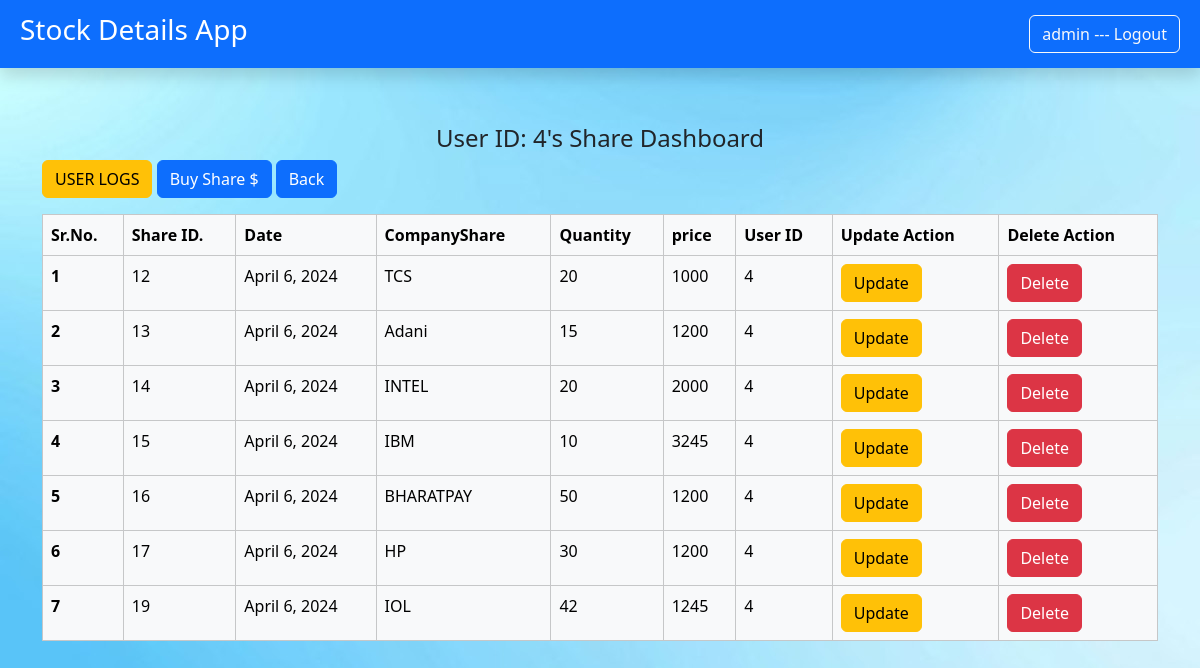
Screenshot of /shareslist/4 (signed in) with the database file from the repository.
### sharesapp/models.py (models this page shows)
class UserShareDetails(models.Model):
    s_id=models.BigAutoField(auto_created=True,primary_key=True)
    date=models.DateField(auto_now=True)
    companyshare=models.CharField(max_length=50)
    quantity=models.IntegerField()
    price=models.BigIntegerField()
    user_id=models.ForeignKey(User,related_name='UserShare',on_delete=models.CASCADE)

### sharesapp/views.py (the view, shortened to what this page needs)
# urls.py: path('shareslist/<int:id>',views.shareslist ,name="SHARE_LIST"),
@login_required(login_url="LOG_IN")
def shareslist(request,id=None,s_id=None):
    userdata =UserShareDetails.objects.all().filter(user_id_id=id)
    return render(request,'sharesapp/shares_list.html',{'data':userdata,'id':id})

### sharesapp/templates/sharesapp/shares_list.html (shortened to what this page needs)
{% extends "base.html" %}
{% block content %}
<div class="container mt-2">
    <div class="row">
        <div class="col-md-12 mx-auto">
          <ul class="nav justify-content-center mt-2">
            <li class="nav-item">
               <h4> User ID: {{id}}'s Share Dashboard</h4>
            </li>
          </ul>
        </div>
    </div>
    <div class="row">
      <div class="col-md-12 mx-auto">
        <body>
            <a button type="button" class="btn btn-warning" href="{% url 'USER_LOGS' id %}">USER LOGS </a>
             <button type="button" class="btn btn-primary" data-bs-toggle="modal" data-bs-target="#staticBackdrop">
              Buy Share $
            </button>
          <a class="btn btn-primary" href= "{% url 'USER_LIST'  %}" >Back</a>
            <table class="table table-bordered border-primary mt-3">
                <thead>
                    <tr class="table-light">
                    <th scope="col">Sr.No.</th>
                    <th scope="col">Share ID.</th>
                    <th scope="col">Date</th>
                    <th scope="col">CompanyShare</th>
                    <th scope="col">Quantity</th>
                    <th scope="col">price</th>
                    <th scope="col">User ID</th>
                    <th scope="col ">Update Action</th>
                    <th scope="col ">Delete Action</th>
                    </tr>
                </thead>
                <tbody>
                    {% for record in data %}
                    <tr class="table-light">
                        <th scope="row">{{forloop.counter}}</th>
                        <td>{{ record.s_id }}</td>
                        <td>{{ record.date }}</td>
                        <td>{{ record.companyshare }}</td>
                        <td>{{ record.quantity }}</td>
                        <td>{{ record.price }}</td>
                        <td>{{ record.user_id_id }}</td>
                        <td><a class="btn btn-warning " href= "{% url 'EDIT_SHARE' record.user_id_id record.s_id  %} " >Update </a></td>
                        <td><a class="btn btn-danger" href= "{% url 'DEL_SHARE' record.user_id_id record.s_id  %} " >Delete </a></td>
                    </tr>
                    {% endfor %}
                </tbody>
            </table>
       </div>
     </div>
</div>
{% endblock content %}

### sharesapp/templates/sharesapp/base.html (shortened to what this page needs)
<!doctype html>
{% load static %}
<html lang="en">
  <head>
    <link href="https://cdn.jsdelivr.net/npm/bootstrap@5.3.2/dist/css/bootstrap.min.css" rel="stylesheet">
  </head>
  <body background="{% static 'images\bg7.jpg' %}" background-repeat: repeat;>
    <nav class="navbar navbar-dark bg-primary shadow p-2 mb-5" style="background-color: #e3f2fd;">
      <div class="container-fluid  ">
        <a class="navbar-brand "><h3> Stock Details App</h3></a>
        <form class="d-flex" role="search">
         {% if request.user.is_authenticated %}
         <a href="{% url "LOG_OUT" %}" class="btn btn-outline-light align-content-lg-end ms-2"> {{ request.user}} --- Logout</a>
         {% else %}
            <a href="{% url "LOG_IN" %}" class="btn btn-outline-light align-content-lg-end ms-2">Log-in</a>
         {% endif %}
        </form>
      </div>
    </nav>
    {% block content %} {% endblock content %}
  </body>
</html>

### rows the page displays
UserShareDetails: s_id "12", date "April 6, 2024", companyshare "TCS", quantity "20", price "1000", user_id_id "4"
UserShareDetails: s_id "13", date "April 6, 2024", companyshare "Adani", quantity "15", price "1200", user_id_id "4"
UserShareDetails: s_id "14", date "April 6, 2024", companyshare "INTEL", quantity "20", price "2000", user_id_id "4"
UserShareDetails: s_id "15", date "April 6, 2024", companyshare "IBM", quantity "10", price "3245", user_id_id "4"
UserShareDetails: s_id "16", date "April 6, 2024", companyshare "BHARATPAY", quantity "50", price "1200", user_id_id "4"
UserShareDetails: s_id "17", date "April 6, 2024", companyshare "HP", quantity "30", price "1200", user_id_id "4"
UserShareDetails: s_id "19", date "April 6, 2024", companyshare "IOL", quantity "42", price "1245", user_id_id "4"

### other values shown
{{ request.user }} "admin"
{{ id }} "4"
